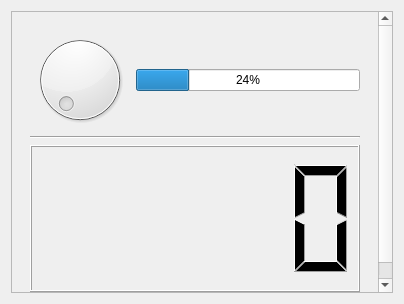
<?xml version="1.0" encoding="UTF-8"?>
<ui version="4.0">
 <class>Form</class>
 <widget class="QWidget" name="Form">
  <property name="geometry">
   <rect>
    <x>0</x>
    <y>0</y>
    <width>400</width>
    <height>300</height>
   </rect>
  </property>
  <property name="windowTitle">
   <string>Form</string>
  </property>
  <layout class="QGridLayout" name="gridLayout">
   <item row="0" column="0">
    <widget class="QScrollArea" name="scrollArea">
     <property name="minimumSize">
      <size>
       <width>382</width>
       <height>282</height>
      </size>
     </property>
     <property name="maximumSize">
      <size>
       <width>382</width>
       <height>282</height>
      </size>
     </property>
     <property name="widgetResizable">
      <bool>true</bool>
     </property>
     <widget class="QWidget" name="scrollAreaWidgetContents">
      <property name="geometry">
       <rect>
        <x>0</x>
        <y>-18</y>
        <width>368</width>
        <height>298</height>
       </rect>
      </property>
      <layout class="QGridLayout" name="gridLayout_2">
       <item row="0" column="0">
        <widget class="QWidget" name="widget" native="true">
         <property name="minimumSize">
          <size>
           <width>0</width>
           <height>280</height>
          </size>
         </property>
         <layout class="QGridLayout" name="gridLayout_3">
          <item row="0" column="0">
           <widget class="QDial" name="dial"/>
          </item>
          <item row="0" column="1">
           <widget class="QProgressBar" name="progressBar">
            <property name="value">
             <number>24</number>
            </property>
           </widget>
          </item>
          <item row="1" column="0" colspan="2">
           <widget class="Line" name="line">
            <property name="orientation">
             <enum>Qt::Orientation::Horizontal</enum>
            </property>
           </widget>
          </item>
          <item row="2" column="0" colspan="2">
           <widget class="QLCDNumber" name="lcdNumber"/>
          </item>
         </layout>
        </widget>
       </item>
      </layout>
     </widget>
    </widget>
   </item>
  </layout>
 </widget>
 <resources/>
 <connections/>
</ui>
